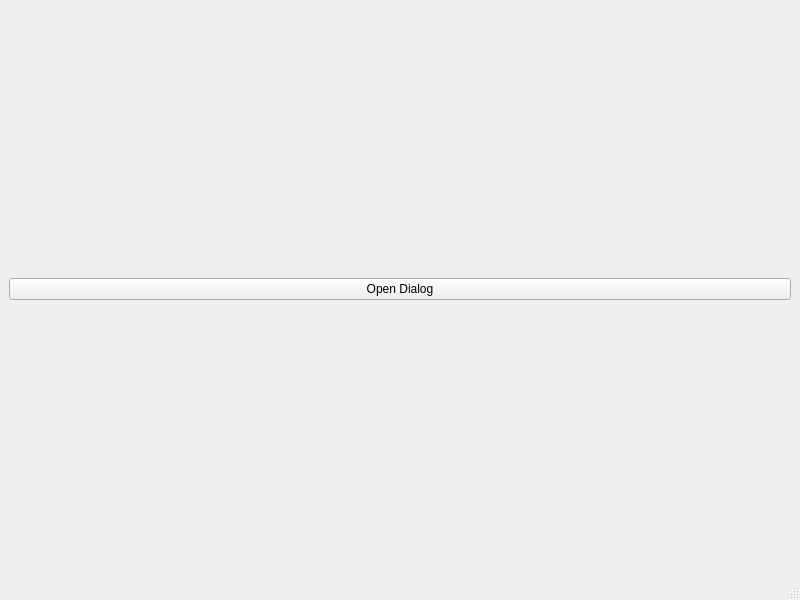
<?xml version="1.0" encoding="UTF-8"?>
<ui version="4.0">
 <class>MainWindow</class>
 <widget class="QMainWindow" name="MainWindow">
  <property name="geometry">
   <rect>
    <x>0</x>
    <y>0</y>
    <width>800</width>
    <height>600</height>
   </rect>
  </property>
  <property name="windowTitle">
   <string>MainWindow</string>
  </property>
  <widget class="QWidget" name="centralwidget">
   <layout class="QHBoxLayout" name="horizontalLayout">
    <item>
     <widget class="QPushButton" name="pushButton">
      <property name="text">
       <string>Open Dialog</string>
      </property>
     </widget>
    </item>
   </layout>
  </widget>
  <widget class="QMenuBar" name="menubar">
   <property name="geometry">
    <rect>
     <x>0</x>
     <y>0</y>
     <width>800</width>
     <height>25</height>
    </rect>
   </property>
  </widget>
  <widget class="QStatusBar" name="statusbar"/>
 </widget>
 <resources/>
 <connections/>
</ui>
